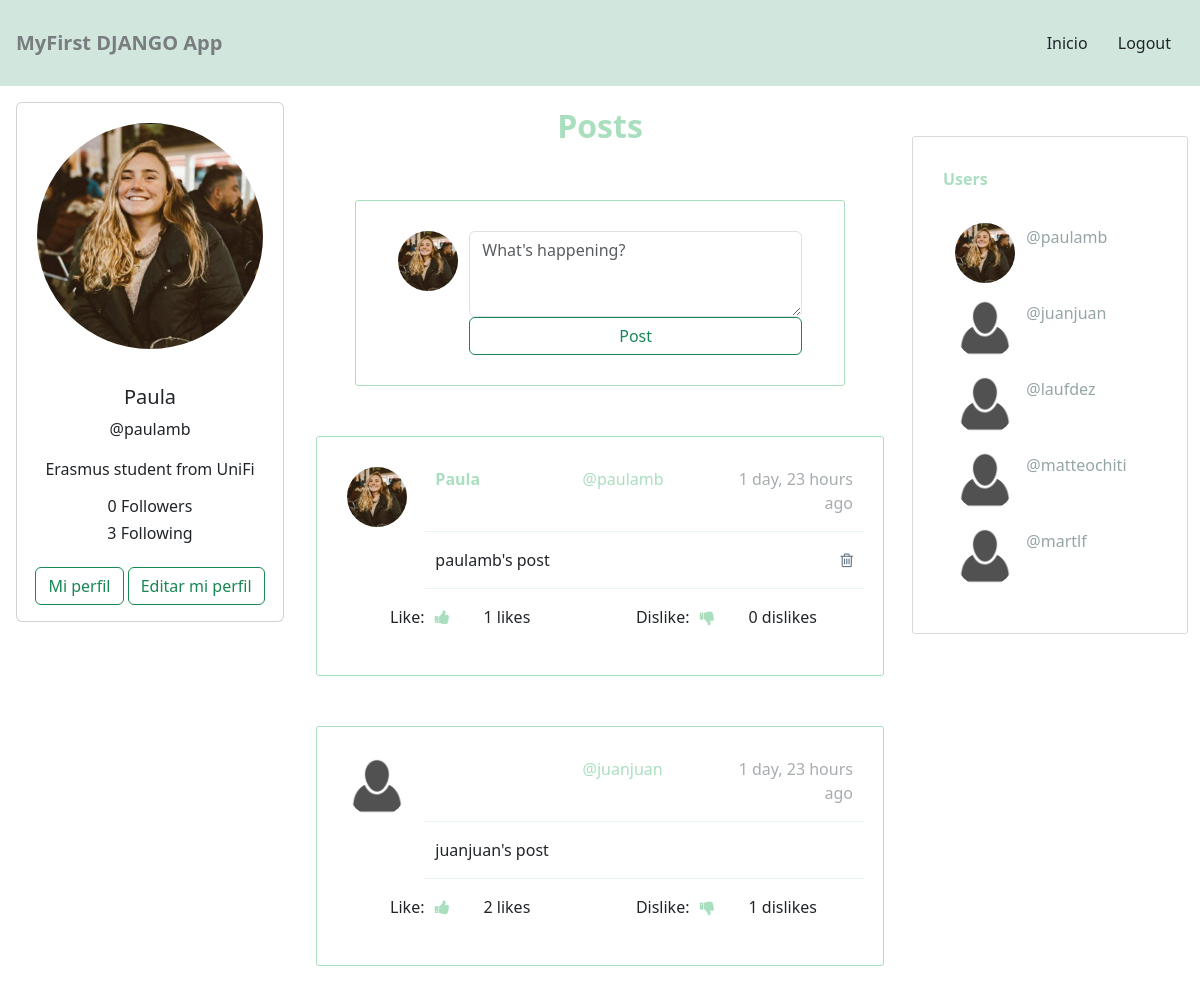
The app's page / (signed in) with its own data.
### socialnetwork/models.py (models this page shows, shortened)
class Profile(models.Model):
    user = models.OneToOneField(User, on_delete=models.CASCADE)
    bio = models.CharField(default='Biography', max_length=100)
    image = models.ImageField(default='default.png')
    def following(self):
        user_ids = Relationship.objects.filter(from_user=self.user)\
                                    .values_list('to_user_id', flat=True)
        return User.objects.filter(id__in=user_ids)
    def followers(self):
        user_ids = Relationship.objects.filter(to_user=self.user)\
                                    .values_list('from_user_id', flat=True)
        return User.objects.filter(id__in=user_ids)
    def create_profile(sender, instance, created, **kwargs):
        if created:
            user_profile = Profile(user=instance)
            user_profile.save()
    post_save.connect(create_profile, sender=User)

class Post(models.Model):
    timestamp = models.DateTimeField(default=timezone.now)
    content = models.TextField()
    user = models.ForeignKey(User, on_delete=models.CASCADE, related_name='posts')
    likes = models.ManyToManyField(User, blank=True, related_name='likes')
    dislikes = models.ManyToManyField(User, blank=True, related_name='dislikes')
    class Meta:
        ordering = ['-timestamp']  #Sort posts by time

### socialnetwork/views.py (the view)
# urls.py: 2. Add a URL to urlpatterns:  path('', views.home, name='home')
def home(request):
    posts = Post.objects.all()
    if request.method == 'POST':
        form = PostForm(request.POST)
        if form.is_valid():
            post = form.save(commit=False)
            post.user = request.user
            post.save()
            return redirect('home')
    else:
        form = PostForm()
    profiles = Profile.objects.all()
    context = {'posts' : posts, 'form' : form, 'profiles': profiles}
    return render(request, 'socialnetwork/newsfeed.html', context)

### socialnetwork/forms.py
class PostForm(forms.ModelForm):
    content = forms.CharField(widget=forms.Textarea(attrs={'class':'form-control w-100', 'id':'contentsBox', 'rows':'3', 'placeholder':'What\'s happening?'}))
    class Meta:
        model = Post
        fields = ['content']

### socialnetwork/templates/socialnetwork/newsfeed.html (shortened to what this page needs)
{% extends 'socialnetwork/layout.html' %}
{% load humanize %}
{% block content %}
<div id="main" class="container-fluid">
        <div class="row">
            <div class="col-md-3 col-lg-3 col-xl-3 d-none d-md-block" style="padding:1em">
                <div class="card" >
                    {% if request.user.is_authenticated %}
                    <img src="{{ request.user.profile.image.url }}" class="card-img-top rounded-circle" style="padding: 20px" alt="...">
                    {% endif %}
                    <div class="card-body" style="text-align:center">
                        <h5 class="card-title">{{ request.user.first_name }}</h5>
                        <p class="card-text">@{{ request.user }}</p>
                        {% if request.user.is_authenticated %}
                        <p class="card-text">{{ request.user.profile.bio }}</p>
                        <h6 class="card-title font-weight-bold">{{ request.user.profile.followers.count }} Followers</h6>
                        <h6 class="card-title font-weight-bold">{{ request.user.profile.following.count }} Following</h6>
                        <a href="{% url 'profile' request.user %}" class="btn btn-outline-success" style="margin-top:1em">Mi perfil</a>
                        <a href="{% url 'editar' %}" class="btn btn-outline-success" style="margin-top:1em">Editar mi perfil</a>
                        {% endif %}
                    </div>
                </div>
            </div>
            <div class="col-12 col-sm-12 col-md-6 col-lg-6 col-xl-6 d-block" style="padding:1em">
                {% if request.user.is_authenticated %}
                <p style="font-size: xx-large; color: #A9DFBF; font-weight: bolder; text-align: center"> Posts </p>
                <div id="inputPostArea" class="row" style="max-width: 490px; margin: 0 auto; margin-top: 50px; border-radius: 3px; padding: 30px; border: 1px solid #A9DFBF;">
                    <div class="col-2">
                        <img src="{{ request.user.profile.image.url}}" style="border-radius: 100px; width: 60px; margin-right: 15px;" alt="">
                    </div>
                    <div class="col-10">
                        <form method="post">
                            {{ form.content }}
                            <div id="rightBtn">
                                <button class="btn btn-outline-success" style="width: 100%;">Post</button>
                            </div>
                        </form>
                    </div>
                </div>
                {% endif %}
                {% for post in posts %}
                <div id="postsCards" style="max-width: 900px; margin: 0 auto; margin-top: 50px; border-radius: 3px; padding: 30px; border: 1px solid #A9DFBF">
                    <div class="row">
                        <div class="col-2">
                            <img src="{{ post.user.profile.image.url }}" style="border-radius: 100px; width: 60px; margin-right: 15px" alt="">
                        </div>
                        <div class="col-10">
                            <div class="row">
                                <div class="col-4" style="float: left">
                                    <a href="{% url 'profile' post.user %}" style="text-decoration: none; color: #A9DFBF; font-weight: bolder">{{ post.user.first_name }}</a>
                                </div>
                                <div class="col-4" style="float: left">
                                    <a href="{% url 'profile' post.user %}" style="text-decoration: none; color: #A9DFBF">@{{ post.user }}</a>
                                </div>
                                <div class="col-4" style="float: right; text-align: right; color: #A6ACAF">
                                   <span>{{ post.timestamp|naturaltime }}</span>
                                </div>
                            </div>
                            <div class="row" style="padding: 1em 0 0">
                                <hr style="color: #A9DFBF">
                                <div class="col-10">
                                    <p>{{post.content}}</p>
                                </div>
                                {% if request.user == post.user %}
                                <div class="col-2">
                                    <a href="{% url 'delete' post.id %}" style="background: white; border: none;  float:right">
                                    <i class="fa fa-trash-o" style="color: #657786"></i>
                                    </a>
                                </div>
                                {% endif %}
                                <hr style="color: #A9DFBF">
                            </div>
                        </div>
                    </div>
                     <div class="row" >
                         <div class="col-3" style="text-align: right">
                             <form method="POST" action="{% url 'like' post.pk %}" style="background: white; border: none">
                                 <p>Like:
                                     <button type="submit" class="fa fa-thumbs-up" style="color: #A9DFBF; background: white; border: none"></button>
                                 </p>
                             </form>
                         </div>
                         <div class="col-3" style="padding-left: 1em; text-align: left">
                             {{ post.likes.all.count }} likes
                         </div>
                         <div class="col-3" style="text-align: right">
                             <form method="POST" action="{% url 'dislike' post.pk %}" style="background: white; border: none">
                                 <p>Dislike:
                                     <button type="submit" class="fa fa-thumbs-down" style="color: #A9DFBF; background: white; border: none"></button>
                                 </p>
                             </form>
                         </div>
                         <div class="col-3" style="padding-left: 1em; text-align: left">
                             {{ post.dislikes.all.count }} dislikes
                         </div>
                     </div>
                </div>
                {% endfor %}
            </div>
            <div class="col-md-3 col-lg-3 col-xl-3 d-none d-md-block">
                <div id="WhoToFollowCard" style="margin: 0 auto; margin-top: 50px; border-radius: 3px; padding: 30px; border: 1px solid #D7DBDD">
                    <div class="row">
                        <p style="color: #A9DFBF; font-weight: bolder"> Users </p>
                    </div>
                    {% for profile in profiles %}
                        <div class="row" style="margin: 1em auto">
                            <div class="col-4">
                                <img src="{{ profile.image.url }}" style="border-radius: 100px; width: 60px; margin-right: 15px" alt="">
                            </div>
                            <div class="col-8">
                                <a href="{% url 'profile' profile.user %}" style="margin: auto; text-decoration: none; color: #95A5A6; text-align: right; vertical-align: middle">@{{ profile.user }}</a>
                            </div>
                        </div>
                    {% endfor %}
                </div>
            </div>
        </div>
</div>
{% endblock content %}

### records on screen
Post: user.profile.image (picture), user.first_name "Paula", user "paulamb", timestamp "1 day, 23 hours ago", content "paulamb's post", likes.all.count "1", dislikes.all.count "0"
Post: user.profile.image (placeholder picture), user "juanjuan", timestamp "1 day, 23 hours ago", content "juanjuan's post", likes.all.count "2", dislikes.all.count "1"
Profile: image (picture), user "paulamb"
Profile: image (placeholder picture), user "juanjuan"
Profile: image (placeholder picture), user "laufdez"
Profile: image (placeholder picture), user "matteochiti"
Profile: image (placeholder picture), user "martlf"

### other values on screen
{{ request.user.first_name }} "Paula"
{{ request.user }} "paulamb"
{{ request.user.profile.bio }} "Erasmus student from UniFi"
{{ request.user.profile.followers.count }} "0"
{{ request.user.profile.following.count }} "3"
